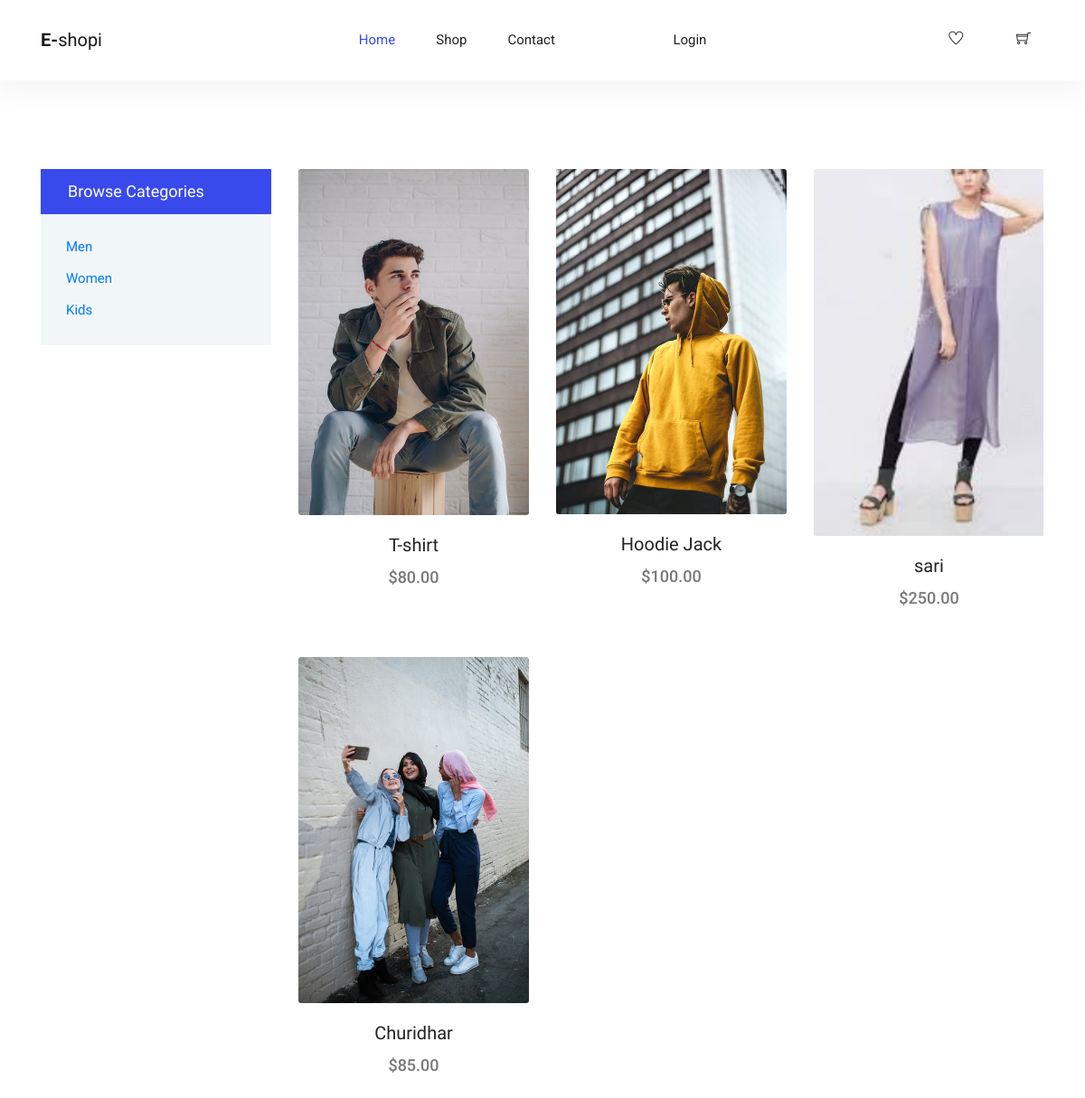
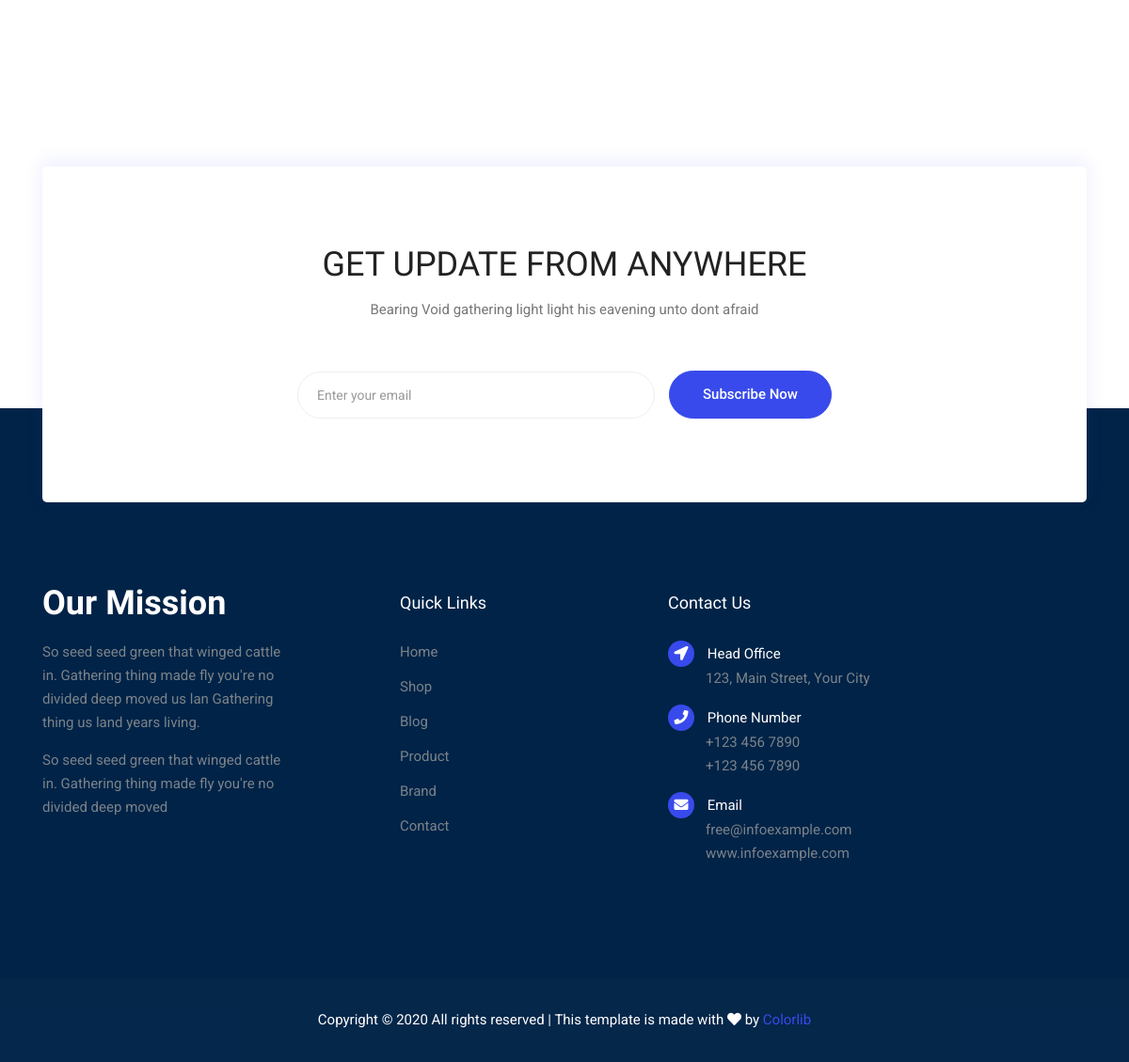
/shop-grid, run on the app's committed database (2 pictures, top to bottom).
### user/models.py (models this page shows, shortened)
class Category(models.Model):
    cname = models.CharField(max_length=200)
    description = models.CharField(max_length=200)
    status = models.BooleanField(default=False)

class Product(models.Model):
    name = models.CharField(max_length=200)
    cname = models.ForeignKey(
        Category, on_delete=models.CASCADE, null=True, blank=True)
    description = models.CharField(max_length=300)
    price = models.DecimalField(max_digits=7, decimal_places=2)
    qty = models.IntegerField()
    image = models.ImageField(null=True, blank=True)
    @property
    def imageURL(self):
        try:
            url = self.image.url
        except:
            url = ''
        return url

### user/views.py (the view)
# urls.py: path('shop-grid',views.shopgrid,name="shopgrid"),
def shopgrid(request):
    products = Product.objects.all()
    category = Category.objects.all()
    return render(request, 'user/category.html', {'products': products, 'category': category})

### templates/user/category.html (shortened to what this page needs)
{% extends 'user/base.html' %}
{% block content %}
{% load static %}
  <section class="section-margin--small mb-5">
    <div class="container">
      <div class="row">
        <div class="col-xl-3 col-lg-4 col-md-5">
          <div class="sidebar-categories">
            <div class="head">Browse Categories</div>
            <ul class="main-categories">
              <li class="common-filter">
                <form action="#">
                  <ul>
                    {% for category in category  %}
                    <a href="{% url 'categorysort' category.cname  %}"><li class="filter-list"><label for="men">{{category.cname}}</label></li></a><br>
                    {% endfor %}
                  </form>
                  </ul>
          </div>
        </div>
        <div class="col-xl-9 col-lg-8 col-md-7">
          <section class="lattest-product-area pb-40 category-list">
            <div  id="gh" class="row">
              {% for product in products  %}
              <div id="locaa" class="col-md-6 col-lg-4">
                <div id="locaa" class="card text-center card-product">
                  <div id="locaa" class="card-product__img">
                    <img class="card-img" src="{{product.imageURL}}" alt="">
                  </div>
                  <div id="locaa" class="card-body">
                    <h4 class="card-product__title" id="prname"><a href="#">{{product.name}}</a></h4>
                    <p class="card-product__price">${{product.price}}</p>
                  </div>
                </div>
              </div>
              {% endfor %}
            </div>
          </section>
        </div>
      </div>
    </div>
  </section>
  <section class="subscribe-position">
    <div class="container">
      <div class="subscribe text-center">
        <h3 class="subscribe__title">Get Update From Anywhere</h3>
        <p>Bearing Void gathering light light his eavening unto dont afraid</p>
        <div id="mc_embed_signup">
          <form target="_blank" action="https://spondonit.us12.list-manage.com/subscribe/post?u=1462626880ade1ac87bd9c93a&amp;id=92a4423d01" method="get" class="subscribe-form form-inline mt-5 pt-1">
            <div class="form-group ml-sm-auto">
              <input class="form-control mb-1" type="email" name="EMAIL" placeholder="Enter your email" onfocus="this.placeholder = ''" onblur="this.placeholder = 'Your Email Address '" >
            </div>
            <button class="button button-subscribe mr-auto mb-1" type="submit">Subscribe Now</button>
          </form>
        </div>
      </div>
    </div>
  </section>
  {% endblock content %}

### static/user/css/style.css (style rules this page uses)
body { color:#777;font-family:"Roboto",sans-serif;font-size:15px;font-weight:400;line-height:1.667 }
ul { list-style-type:none;margin:0;padding:0 }
button { cursor:pointer }
h1,h2,h3,h4,h5,h6 { font-family:"Oswald",sans-serif;color:#222;line-height:1.1 }
h3,.h3 { font-size:26px;font-weight:600 }
@media (min-width: 600px) { h3,.h3 { font-size:36px } }
h4,.h4 { font-size:20px;font-weight:400;line-height:1.3 }
a { display:inline-block }
.section-margin--small { margin:35px 0 }
@media (min-width: 1000px) { .section-margin--small { margin:98px 0 } }
.card-product { border:0;margin-bottom:30px }
.card-product p { margin-bottom:0 }
.card-product__img { position:relative }
.card-product__title a { color:#222 }
.card-product__price { font-size:18px;font-weight:500 }
.subscribe { padding:45px 10px;background:#fff;border-radius:5px;box-shadow:0px -5px 20px 0px rgba(56,74,235,0.1) }
@media (min-width: 1000px) { .subscribe { padding:85px 10px } }
.subscribe__title { font-size:28px;font-weight:500;text-transform:uppercase;margin-bottom:16px }
@media (min-width: 1000px) { .subscribe__title { font-size:36px } }
.subscribe-form .form-group { margin-bottom:0;position:relative }
.subscribe-form .form-control { border-radius:30px;height:50px;border-color:#EEEEEE;padding-left:20px;font-size:14px }
@media (min-width: 800px) { .subscribe-form .form-control { min-width:380px } }
.subscribe-form .form-control::placeholder { color:#999999 }
.subscribe-form button { margin-left:15px }
.subscribe-position { margin-bottom:20px }
@media (min-width: 1000px) { .subscribe-position { position:relative;top:100px;margin-bottom:0 } }
.button { display:inline-block;border:1px solid #384aeb;border-radius:30px;color:#222;font-weight:500;padding:12px 50px;background:#384aeb;color:#fff;transition:all .4s ease }
.button-subscribe { font-size:14px;padding:10px 20px }
@media (min-width: 800px) { .button-subscribe { padding:12px 35px;font-size:15px } }
.sidebar-categories .head { font-family:'Oswald', sans-serif;line-height:50px;background:#384aeb;padding:0 30px;font-size:18px;font-weight:400;color:#fff }
.sidebar-categories .main-categories { padding:20px 28px;background:#f1f6f7 }
.filter-list { line-height:32px }
.filter-list label { margin-bottom:3px;cursor:pointer }

### data on the page
Category: cname "Men"
Category: cname "Women"
Category: cname "Kids"
Product: imageURL (picture), name "T-shirt", price "80.00"
Product: imageURL (picture), name "Hoodie Jack", price "100.00"
Product: imageURL (picture), name "sari", price "250.00"
Product: imageURL (picture), name "Churidhar", price "85.00"
